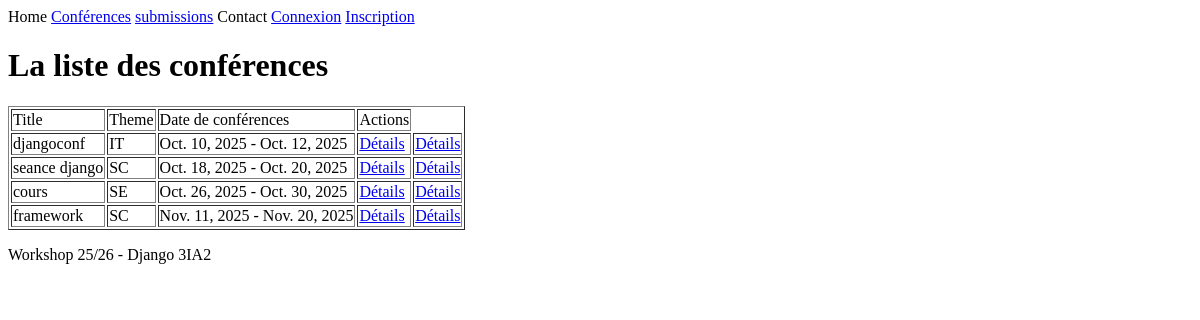
The page /conferences/liste/ on the database as committed earlier.
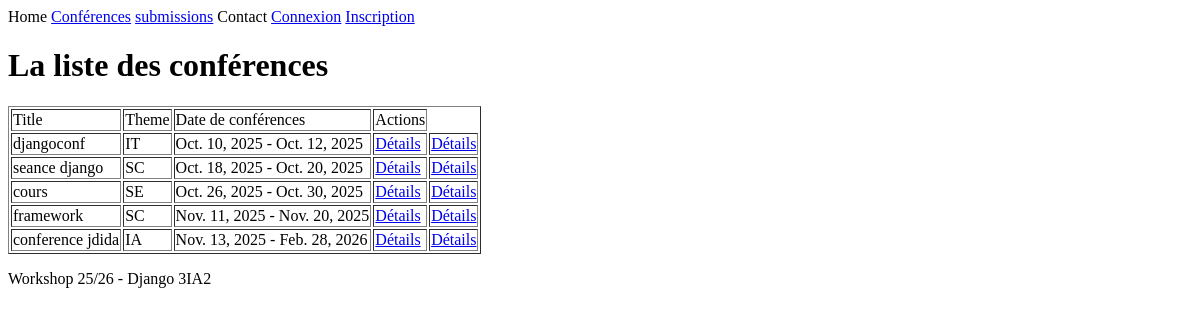
The same page on the database as committed later.
### ConferenceApp/models.py (models this page shows, shortened)
class Conference(models.Model):
    conference_id=models.AutoField(primary_key=True)
    name=models.CharField(max_length=255)
    THEME=[
        ("IA","Computer Science & ia"),
        ("SE","Science & eng"),
        ("SC","Social sciences"),
        ("IT","Interdisciplinary Themes"),
    ]
    theme=models.CharField(max_length=255,choices=THEME)
    location=models.CharField(max_length=50)
    description=models.TextField(validators=[MinLengthValidator(30,"vous devez ecrire au moins 30 lettres ")])
    start_date=models.DateField()
    end_date=models.DateField()
    created_at=models.DateTimeField(auto_now_add=True)
    updated_at=models.DateTimeField(auto_now=True)

### ConferenceApp/views.py (the view)
# urls.py: path("liste/",ConferenceList.as_view(),name="liste_conferences"),
class ConferenceList(ListView):
    model=Conference
    context_object_name="liste"
    template_name="conferences/liste.html"
    ordering = ["start_date"]

### GestionConferrence3IA2/Templates/conferences/liste.html (shortened to what this page needs)
{% extends 'base.html' %}
{% block content %}
<h1>La liste des conférences</h1>
<table border="1">
    <tr><td>Title</td><td>Theme</td> <td>Date de conférences</td><td>Actions</td></tr>
    {% for c in liste %}
    <tr>
        <td>{{ c.name }}</td>
        <td>{{c.theme}}</td>
        <td>{{c.start_date}} - {{c.end_date}}</td>
        <td><a href="{% url 'conference_details' c.pk %}">Détails</a>
        <td><a href="{% url 'sessions_details' c.pk %}">Détails</a>
    </tr>
    {% endfor %}
</table>
{% endblock %}

Rows that differ between the two databases and show on the page:
added Conference: name "conference jdida", theme "IA", start_date "Nov. 13, 2025", end_date "Feb. 28, 2026"
